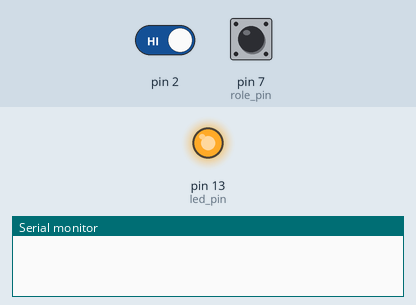
A sketch run on a simulated Arduino Uno, built with avr-gcc and run on an emulated ATmega328P. Shown: output pins drawn as LEDs (lit = HIGH), the last lines printed to the serial monitor. Inputs (shaded band) come from the test bench; at power-on: pin 2 HIGH, pin 7 (role_pin) HIGH. No radio packets arrive unless stated.

Above: at 0.1 s.
At 4.2 s:
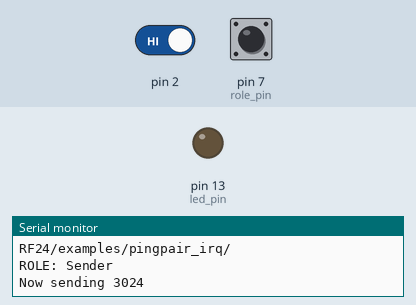
4.3 s: pin 2 driven LOW
Timing chart, 0 to 7.3 s (numbered marks = the images above; inputs shaded):
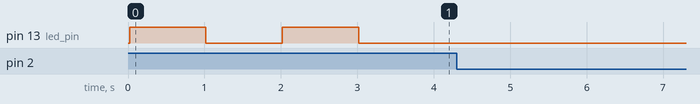

The sketch:

rf_irq_test.ino
```cpp
// (licence header left out)
/**
 * Example of using interrupts
 *
 * This is an example of how to user interrupts to interact with the radio.
 * It builds on the pingpair_pl example, and uses ack payloads.
 */

#include <SPI.h>
#include "nRF24L01.h"
#include "RF24.h"
#include "printf.h"

//
// Hardware configuration
//

// Set up nRF24L01 radio on SPI bus plus pins 9 & 10

RF24 radio(8,9);

// sets the role of this unit in hardware.  Connect to GND to be the 'pong' receiver
// Leave open to be the 'ping' transmitter
const short role_pin = 7;
const int led_pin = 13;

//
// Topology
//

// Single radio pipe address for the 2 nodes to communicate.
const uint64_t pipe = 0xE8E8F0F0E1LL;

//
// Role management
//
// Set up role.  This sketch uses the same software for all the nodes in this
// system.  Doing so greatly simplifies testing.  The hardware itself specifies
// which node it is.
//
// This is done through the role_pin
//

// The various roles supported by this sketch
typedef enum { role_sender = 1, role_receiver } role_e;

// The debug-friendly names of those roles
const char* role_friendly_name[] = { "invalid", "Sender", "Receiver"};

// The role of the current running sketch
role_e role;

// Interrupt handler, check the radio because we got an IRQ
void check_radio(void);

void setup(void)
{

  pinMode(led_pin, OUTPUT);
  //
  // Role
  //

  // set up the role pin
  pinMode(role_pin, INPUT);
  digitalWrite(role_pin,HIGH);
  delay(20); // Just to get a solid reading on the role pin

  // read the address pin, establish our role
  if ( digitalRead(role_pin) )
    role = role_sender;
  else
    role = role_receiver;


  digitalWrite(led_pin,HIGH);
  delay(1000);
  digitalWrite(led_pin,LOW);
  delay(1000);
  digitalWrite(led_pin,HIGH);
  delay(1000);
  digitalWrite(led_pin,LOW);

  //
  // Print preamble
  //

  Serial.begin(57600);
  printf_begin();
  printf("\n\rRF24/examples/pingpair_irq/\n\r");
  printf("ROLE: %s\n\r",role_friendly_name[role]);

  //
  // Setup and configure rf radio
  //
  radio.begin();

  // We will be using the Ack Payload feature, so please enable it
  radio.enableAckPayload();

  //
  // Open pipes to other nodes for communication
  //

  // This simple sketch opens a single pipe for these two nodes to communicate
  // back and forth.  One listens on it, the other talks to it.

  if ( role == role_sender )
  {
    radio.openWritingPipe(pipe);
  }
  else
  {
    radio.openReadingPipe(1,pipe);
  }

  //
  // Start listening
  //

  if ( role == role_receiver )
    radio.startListening();

  //
  // Dump the configuration of the rf unit for debugging
  //

  radio.printDetails();

  //
  // Attach interrupt handler to interrupt #0 (using pin 2)
  // on BOTH the sender and receiver
  //

  attachInterrupt(0, check_radio, FALLING);
}

static uint32_t message_count = 0;

void loop(void)
{
  //
  // Sender role.  Repeatedly send the current time
  //

  if (role == role_sender)
  {
    // Take the time, and send it.
    unsigned long time = millis();
    printf("Now sending %lu\n\r",time);
    radio.startWrite( &time, sizeof(unsigned long) );

    //digitalWrite(led_pin,HIGH);
    //delay(300);
    //digitalWrite(led_pin,LOW);

    // Try again soon
    delay(2000);
  }

  //
  // Receiver role: Does nothing!  All the work is in IRQ
  //

}

void check_radio(void)
{
  printf("Interrupt!\n\r");
  // What happened?
  bool tx,fail,rx;
  radio.whatHappened(tx,fail,rx);

  // Have we successfully transmitted?
  if ( tx )
  {
    if ( role == role_sender )
      printf("Send:OK\n\r");

    if ( role == role_receiver )
      printf("Ack Payload:Sent\n\r");
  }

  // Have we failed to transmit?
  if ( fail )
  {
    if ( role == role_sender )
      printf("Send:Failed\n\r");

    if ( role == role_receiver )
      printf("Ack Payload:Failed\n\r");
  }

  // Transmitter can power down for now, because
  // the transmission is done.
  if ( ( tx || fail ) && ( role == role_sender ) )
    radio.powerDown();

  // Did we receive a message?
  if ( rx )
  {
    // If we're the sender, we've received an ack payload
    if ( role == role_sender )
    {
      radio.read(&message_count,sizeof(message_count));
      printf("Ack:%lu\n\r",message_count);
    }

    // If we're the receiver, we've received a time message
    if ( role == role_receiver )
    {
      // Get this payload and dump it
      static unsigned long got_time;
      radio.read( &got_time, sizeof(got_time) );
      printf("Got payload %lu\n\r",got_time);

      // Add an ack packet for the next time around.  This is a simple
      // packet counter
      radio.writeAckPayload( 1, &message_count, sizeof(message_count) );
      ++message_count;
    }
  }

  //digitalWrite(led_pin,HIGH);
  //delayMicroseconds(900000);
  //digitalWrite(led_pin,LOW);
}

// vim:ai:cin:sts=2 sw=2 ft=cpp
```

printf.h
```cpp
// (licence header left out)
/**
 * @file printf.h
 *
 * Setup necessary to direct stdout to the Arduino Serial library, which
 * enables 'printf'
 */

#ifndef __PRINTF_H__
#define __PRINTF_H__

#ifdef ARDUINO

int serial_putc( char c, FILE * )
{
  Serial.write( c );

  return c;
}

void printf_begin(void)
{
  fdevopen( &serial_putc, 0 );
}

#else
#error This example is only for use on Arduino.
#endif // ARDUINO

#endif // __PRINTF_H__
```
